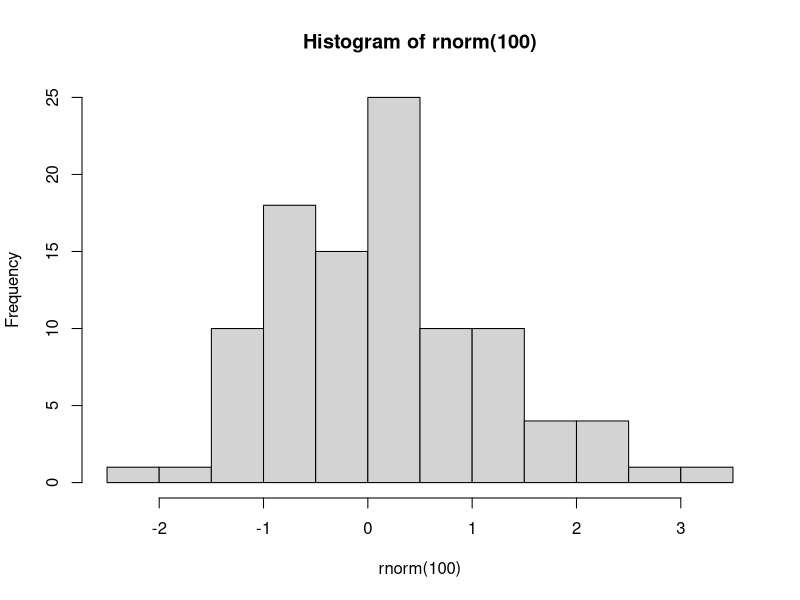

Recreate this plot in R.
## ---- chunk 1
x <- 3
x
## ---- chunk 2
#| echo: fenced
x <- 3
## ---- chunk 3
#| echo: fenced
x + 4
## ---- chunk 4
#| echo: fenced
#| label: tbl-one
#| tbl-cap: "This is a great table"
knitr::kable(mtcars[1:3,])
## ---- chunk 5
#| echo: fenced
#| label: fig-hist
#| fig-cap: "This is a histogram"
hist(rnorm(100))
## ---- chunk 6
#| echo: false
stats <- list(n = 1123,
              mean_age = 43.5)
